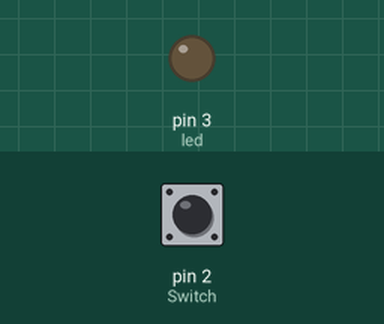
A sketch run on a simulated Arduino Uno, built with avr-gcc and run on an emulated ATmega328P. Shown: output pins drawn as LEDs (lit = HIGH). Inputs (shaded band) come from the test bench; at power-on: pin 2 (Switch) LOW.

Above: at 1.2 s.
1.3 s: pin 2 (Switch) pulled HIGH for 0.15 s
At 1.37 s:
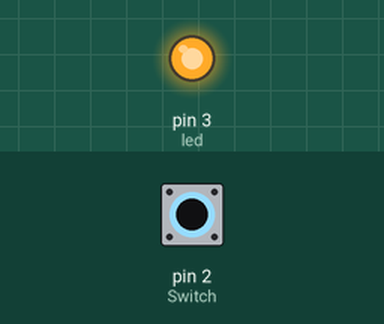
2.9 s: pin 2 (Switch) pulled HIGH for 3.2 s
At 7.2 s:
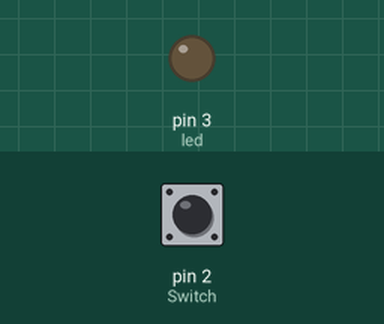
Timing chart, 0 to 8.7 s (numbered marks = the images above; inputs shaded):
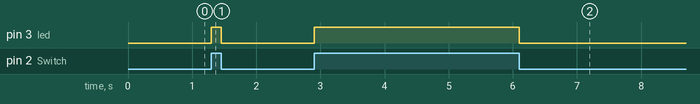

Measured:
- after the input at 1.3 s, pin 3 (led): LOW → HIGH at once, → LOW 0.15 s later
- after the input at 2.9 s, pin 3 (led): LOW → HIGH at once, → LOW 3.2 s later

The sketch:

push_button_led_1.ino
```cpp
const int Switch = 2, led = 3;
int state = 0, LEDstate=0;

void setup()
{
  pinMode(Switch, INPUT);//Push Button as input
  pinMode(led, OUTPUT);//Led as output
  Serial.begin(9600);
}
void loop()
{
  if (state == 0 && digitalRead(Switch) == HIGH) {
    state = 1;
    LEDstate=1;
  }
  if (state == 1 && digitalRead(Switch) == LOW) {
    state = 0;
    LEDstate = 0;
  }
   digitalWrite(led, state);
}
```
